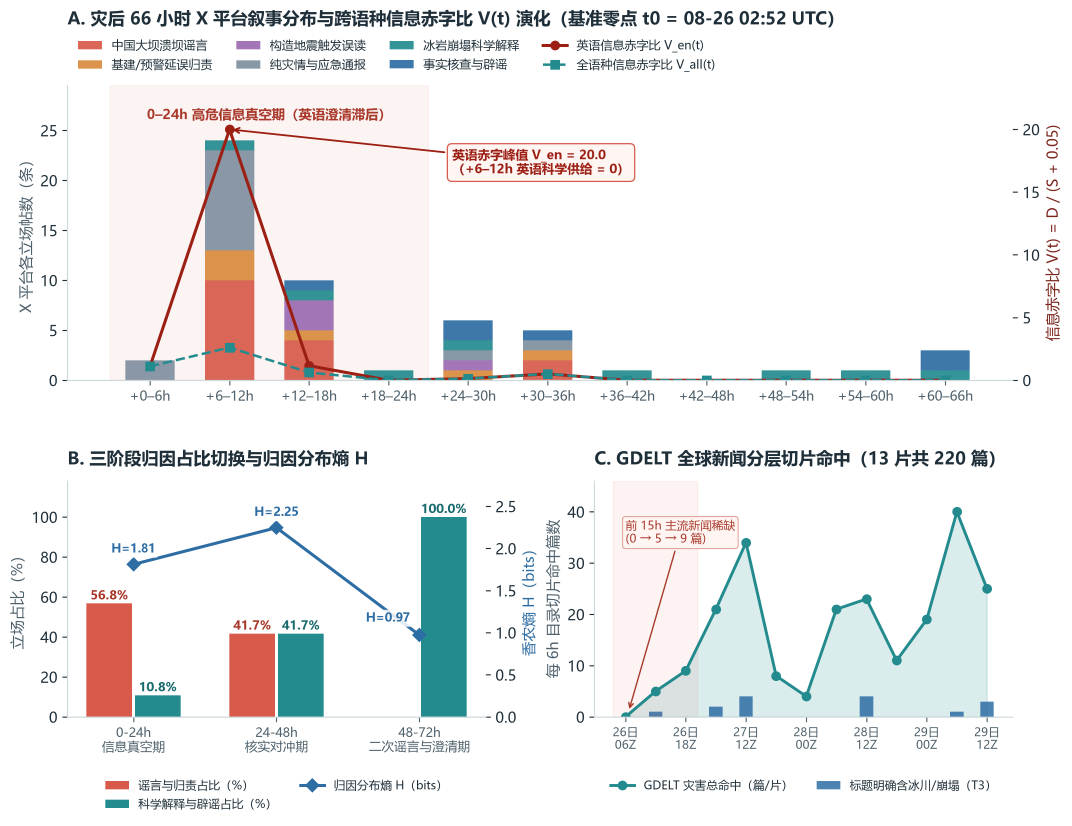
#> input picture projects/opinion_analysis/nepal_mudslide_factcheck/report/figures/01_info_void_timeline.png, 3214 x 2477 px (shown at 1/3 size)
$ python -i render_report.py   (imports and definitions only)
#> lines starting #> are read from the running program, lines starting #| are printed output that depends on the picture
"""Render 300-dpi PNG/SVG figures, an offline interactive HTML report, and a formal Markdown report.

Reads only processed tables (data/processed/*.csv, *.json), raw Google Trends CSVs,
and the structured primary evidence file (evidence/factcheck_knowledge.json).
"""

from __future__ import annotations

import base64
import csv
import html
import io
import json
import math
from pathlib import Path
from typing import Any

import matplotlib

# [1 line not run here, left out]
import matplotlib.patches as mpatches
import matplotlib.pyplot as plt
import numpy as np
from PIL import Image

ROOT = Path(__file__).resolve().parents[1]
RAW_DIR = ROOT / "data" / "raw"
PROC_DIR = ROOT / "data" / "processed"
EVIDENCE_PATH = ROOT / "evidence" / "factcheck_knowledge.json"
SCRIPTS_DIR = ROOT / "scripts"
REPORT_DIR = ROOT / "report"
FIG_DIR = REPORT_DIR / "figures"

STANCE_COLORS: dict[str, str] = {
    "dam_collapse_rumor": "#D75A4A",
    "geopolitical_blame_other": "#D98A3C",
    "earthquake_misread": "#9B6BB1",
    "breaking_disaster_report": "#7F8FA0",
    "science_glacier_collapse": "#238B8E",
    "factcheck_debunk": "#2D6DA3",
    "external_referenced": "#B8C4CC",
}

STANCE_CN: dict[str, str] = {
    "dam_collapse_rumor": "中国大坝溃坝谣言",
    "geopolitical_blame_other": "基建/预警延误归责",
    "earthquake_misread": "构造地震触发误读",
    "breaking_disaster_report": "纯灾情与应急通报",
    "science_glacier_collapse": "冰岩崩塌科学解释",
    "factcheck_debunk": "事实核查与辟谣",
}

SLOT_LABELS: list[tuple[str, str]] = [
    ("chinese_dam", "大坝溃坝词"),
    ("hedging_reportedly", "reportedly"),
    ("tourists_291", "291外籍"),
    ("indians_105", "105印度人"),
    ("us_inflated", "美籍夸大"),
    ("delayed_warning", "延误/武器"),
    ("quake_m44_m52", "M4.4/5.2"),
    ("cctv_67584ms", "67584ms视频"),
]

# [16 lines not run here, left out]


# [12 lines left out: functions read_csv_rows, save_fig, not called in this run]


def encode_image_data_uri(
    path: Path,
    max_width: int = 2400,
    fmt: str = "WEBP_LOSSLESS",
    quality: int = 94,
    bg_rgb: tuple[int, int, int] = (255, 255, 255),
) -> str:
    """Encode raster image with lossless/high-fidelity compression for crisp offline HTML embedding."""
#> called with max_width = 2400, fmt = 'WEBP_LOSSLESS', quality = 94, bg_rgb = (255, 255, 255)
    with Image.open(path) as img:
#> img is the input picture: PIL image 3214x2477 RGBA; mean R, G, B, A 238.1, 237.7, 237.9, 255
        w, h = img.size
#> w = 3214; h = 2477
        if w > max_width:
            new_h = max(1, int(round(h * (max_width / w))))
#> new_h = 1850
            img = img.resize((max_width, new_h), Image.Resampling.LANCZOS)
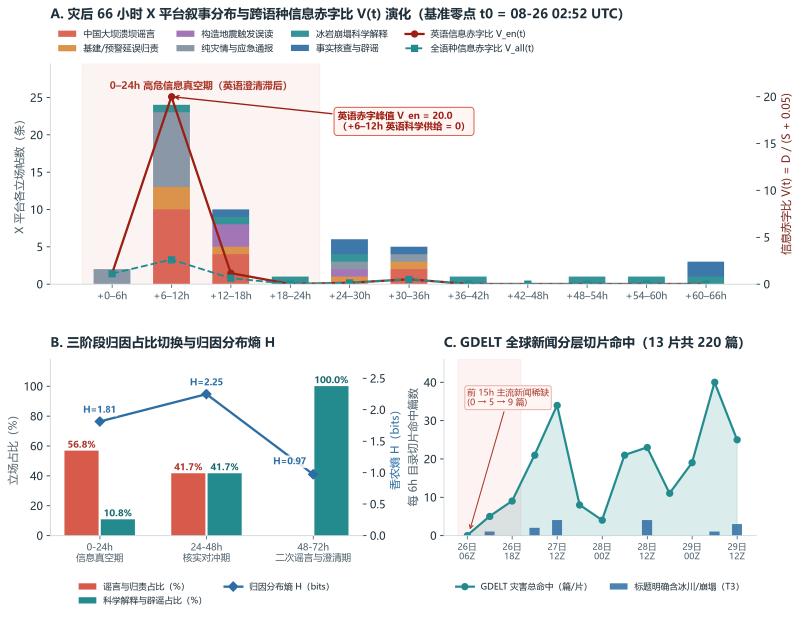
#> img: PIL image 2400x1850 RGBA (shown at 1/3 size); mean R, G, B, A 238, 237.6, 237.7, 255
        buf = io.BytesIO()
        fmt_upper = fmt.upper()
        if fmt_upper == "JPEG":
            if img.mode in ("RGBA", "LA", "P"):
                rgba = img.convert("RGBA")
                canvas = Image.new("RGB", rgba.size, bg_rgb)
                canvas.paste(rgba, mask=rgba.getchannel("A"))
                out_img = canvas
            else:
                out_img = img.convert("RGB")
            out_img.save(buf, format="JPEG", quality=quality, optimize=True, progressive=True)
            mime = "image/jpeg"
        elif fmt_upper == "WEBP_LOSSLESS":
            out_img = img.convert("RGBA") if img.mode in ("RGBA", "LA", "P") else img.convert("RGB")
            out_img.save(buf, format="WEBP", lossless=True, quality=100, method=6)
            mime = "image/webp"
        elif fmt_upper == "WEBP":
            out_img = img.convert("RGBA") if img.mode in ("RGBA", "LA", "P") else img.convert("RGB")
            out_img.save(buf, format="WEBP", quality=quality, method=6)
            mime = "image/webp"
        else:
            img.save(buf, format="PNG", optimize=True, compress_level=9)
            mime = "image/png"
    b64 = base64.b64encode(buf.getvalue()).decode("ascii")
    return f"data:{mime};base64,{b64}"


# [777 lines left out: functions img_tag, plot_01_info_void, plot_02_elevation_corridor, plot_03_trends_and_regions, plot_04_slot_and_baba_arc, plot_05_attention_asymmetry and 2 more, not called in this run]


PARAM_CN: dict[str, str] = {
    "utc_time": "物理零点",
    "coordinates": "震源坐标",
    "depth_km": "震源深度",
    "classification": "波形定性",
    "source_zone": "崩塌源区",
    "collapse_volume": "崩塌方量",
    "insar_precursor": "灾前雷达",
    "hazard_mechanism": "成灾机理",
    "initial_tally": "初期统计",
    "traveler_profile": "人员构成",
    "plant_types": "电站类型",
    "storage_constraint": "库容约束",
    "actual_damage": "实测受损",
}


# [626 lines left out: functions img_tag_path, build_html_report, build_markdown_report, main, not called in this run]


# [2 lines not run here, left out]

>>> result = encode_image_data_uri('../report/figures/01_info_void_timeline.png')
